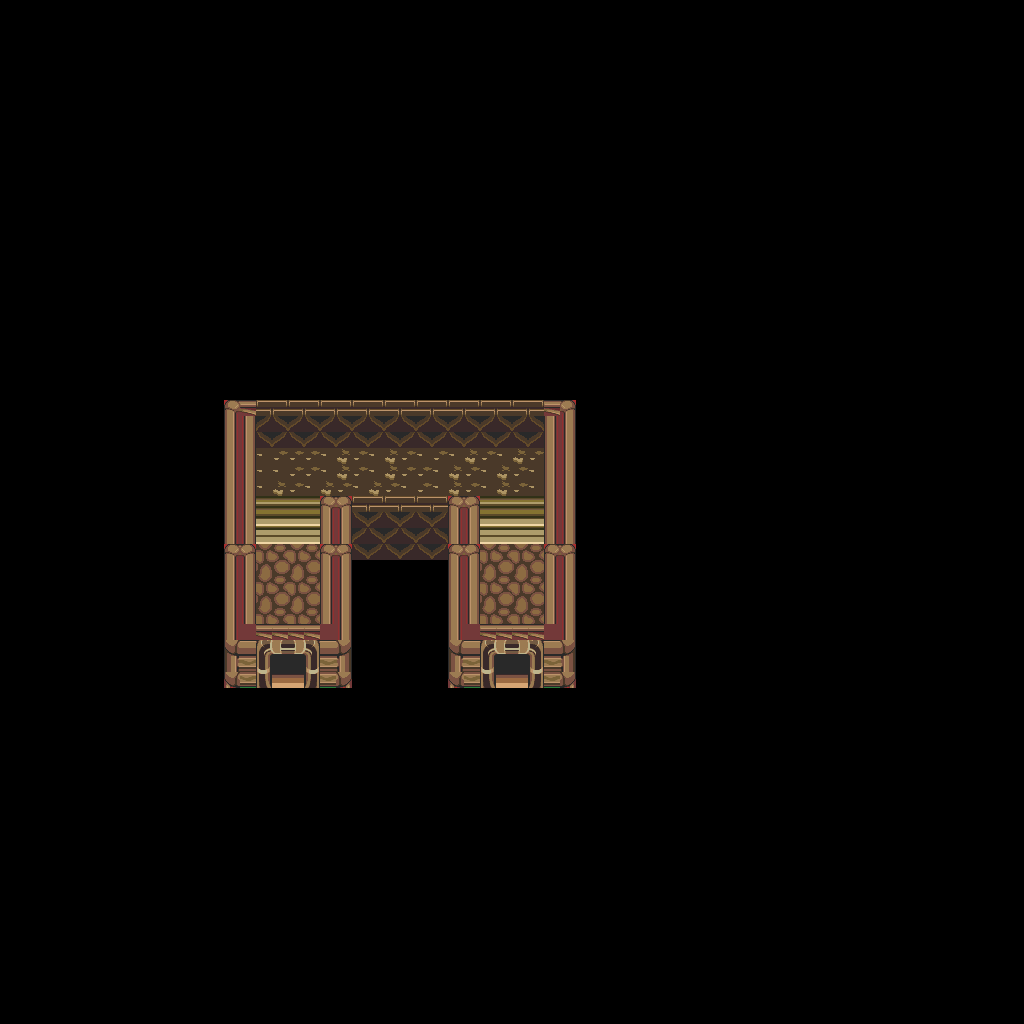

This game map was drawn from its Tiled (.tmx) file and the tilesets committed beside it. A one-line description and the trimmed map source follow:
An orthogonal 64x64 tile map with 16x16 px tiles, 1 tile layer (base), 1 hidden layer not drawn and 1 object.

<map version="1.10" tiledversion="1.12.1" orientation="orthogonal" renderorder="right-down" width="64" height="64" tilewidth="16" tileheight="16" infinite="0" nextlayerid="3" nextobjectid="2">
 <tileset firstgid="1" source="../classiciphone_pics4.tsx" />
 <layer id="1" name="base" width="64" height="64">
  <data>[4096 cells, 4096 non-empty, 40 distinct tile ids]</data>
 </layer>
 <layer id="2" name="collision" width="64" height="64" visible="0">
  <properties><property name="collision" value="true" /></properties>
  <data>[4096 cells, 3974 non-empty, 1 distinct tile ids]</data>
 </layer>
 <objectgroup id="3" name="npcs">
  <object id="1" x="624.0" y="448.0" width="16" height="16">
   <properties>
    <property name="script" type="string">-- Auto-converted from GraalScript
-- // NPC made by Mighty
-- [CLIENT-SIDE — server no-op]
-- if (playerenters || timeout) {
-- seteffect 0,0,0,0.45;
-- timeout = .10;
-- }</property>
   </properties>
  </object>
 </objectgroup>
</map>
